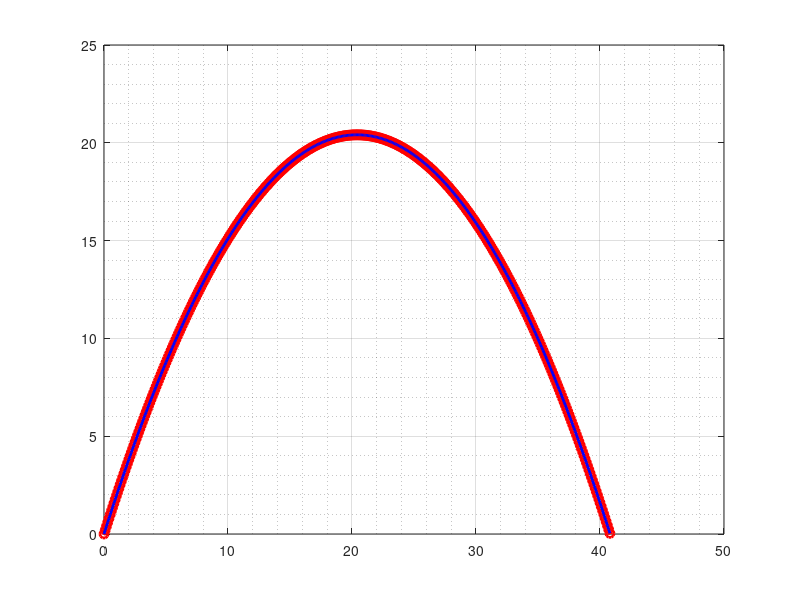

MATLAB code to generate this figure:
clc, clear, close all

%% Initial Conditions
angle = pi / 3;
vX = 10;
vY = 20;
aY = -9.8;
t = 0:0.01:4.5;

% Calculate X and Y
x = vX * t;
y = vY * t + (aY * t.^2) / 2;

% Variables for the Loop
reachedYZero = false;
i = 1;

%% Calculate The X and Y Points in Space
plot(0, 0)
hold on

while (~reachedYZero)
    plot(x(i), y(i), 'or', 'LineWidth', 2)
    
    i = i + 1;
    
    if (y(i) < 0.1)
        plot(x(i), y(i), 'or', 'LineWidth', 2)
        reachedYZero = true;
    end
end

%% Final Plot and Removing Redundant Values
x(i + 1:end) = [];
y(i + 1:end) = [];

plot(x, y, 'b', 'LineWidth', 2)
grid on
grid minor